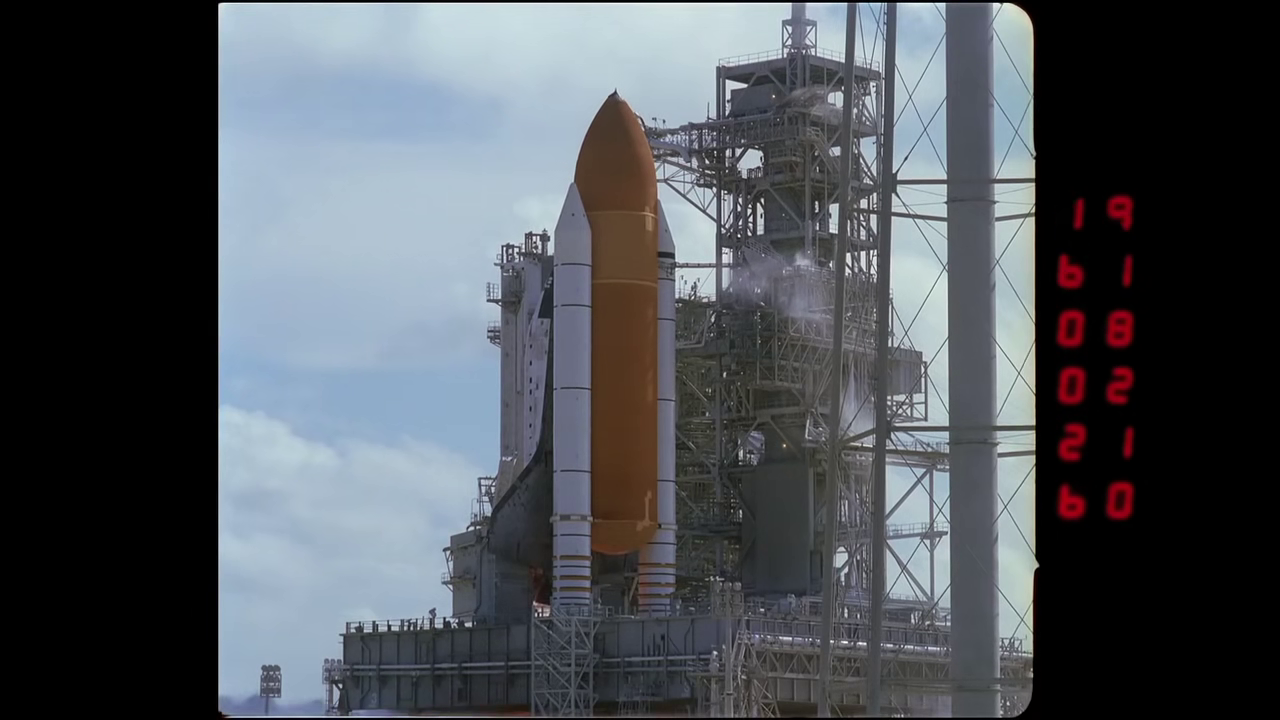
#> input picture frame 36 of Laboratorium 8-20250121/dane/shuttle.mp4, 1280 x 720 px
$ jupyter execute Lab8.2_zadanie.ipynb
#> lines starting #> are read from the running program, lines starting #| are printed output that depends on the picture; after the words box and inside, x2 and y2 are one past the last pixel; in counts of white or black regions, pixels touching at a corner belong together
## Laboratorium 8.2

## Przepływ optyczny i śledzenie obiektów

### Wprowadzenie

Metodę przepływu optycznego (między innymi) można stosować również do śledzenia obiektów. Zazwyczaj wykorzystuje się w tym celu metody rzadkie połączone ze znanymi już nam metodami detekcji punktów zainteresowania. Procedura przebiega podobnie jak w przypadku gęstego przepływu (tzn. operujemy na parze klatek w skali szarości, znajdujemy wektory przesunięć), z tą różnicą że obliczanie przepływu zachodzi wyłącznie dla interesujących nas punktów - a zatem musimy znać ich położenia, aby zainicjować proces. Można sobie wyobrazić różne sposoby zlokalizowania punktów kluczowych, w zależności od konkretnego zastosowania i założeń: być może np. pipeline do przetwarzania rozpoczyna się od detekcji obiektów, a może z góry wiemy, gdzie obiekty się początkowo znajdują.

W OpenCV podstawową metodą do obliczania przepływu dla zbioru punktów jest metoda Lucasa-Kanade, zaimplementowana w funkcji [`cv2.calcOpticalFlowPyrLK`](https://docs.opencv.org/3.4/dc/d6b/group__video__track.html#ga473e4b886d0bcc6b65831eb88ed93323). Podobnie jak w metodzie Farnebacka, argument `nextPts` ustawiamy na `None` (chyba, że chcemy zainicjować rozwiązanie już znanymi położeniami punktów, ale w praktyce z reguły nie będziemy mieli takiej wygody), argumenty `status` i `err` pomijamy zupełnie. W odróżnieniu od Farnebacka, wynikiem są absolutne położenia punktów na drugiej klatce (a nie wektory przesunięć). Dodatkowo otrzymujemy też wektor `status` informujący dla każdego punktu, czy udało się go odnaleźć, oraz `err` mierzący jakąś miarę błędu wizualnego pomiędzy fragmentem obrazu zawierającym dany punkt kluczowy.

Do inicjalizacji rozwiązania można wykorzystać znane nam metody znajdowania punktów kluczowych, albo opartą o detektor Harrisa funkcję [`cv2.goodFeaturesToTrack`](https://docs.opencv.org/3.4/dd/d1a/group__imgproc__feature.html#ga1d6bb77486c8f92d79c8793ad995d541) - jest nieco prostsza w użyciu, bo na wyjściu otrzymujemy po prostu macierz `np.float32` o wymiarach $Nx1x2$ zawierającą koordynaty znalezionych punktów.

Oczywiście, śledzenie obiektów oparte o jednorazową inicjalizację jest narażone na błędy: zniknięcie lub tymczasowe zasłonięcie śledzonego obiektu, czy choćby zmiana jego wyglądu (np. wskutek pojawienia się cienia) mogą spowodować, że przepływ nie zostanie obliczony. Może być też pożądana możliwość śledzenia ciągłego z uwzględnieniem pojawiania się nowych obiektów (np. monitorowanie CCTV). W takich sytuacjach konieczne jest regularne odświeżanie inicjalizacji, tj. ponowne wykrycie interesujących obiektów. To z kolei prowadzi do kolejnego problemu: jeżeli interesuje nas cała historia ruchu danych obiektów, przy czym do pewnego momentu ich lokalizacje uzyskiwaliśmy za pomocą przepływu optycznego, a w pewnym momencie wykonaliśmy ponowną detekcję - to jak powiązać jedno z drugim, by zapewnić ciągłość lokalizacji? To zagadnienie, oraz pozostałe tematy dyskutowane w tym kontekście na wykładzie, nie będzie jednak centralne na laboratorium.

---

### Cel zadania

Celem tej listy jest (1) zapoznanie się z metodą przepływu optycznego rzadkiego do zastosowań śledzenia obiektów, oraz (2) zastosowanie tej techniki w praktyce, na przykładzie monitorowania prędkości obiektu (w metrach na sekundę). Przykładem badawczym będzie nagranie startu Wahadłowca Kosmicznego _Discovery_ (misja [STS-124](https://en.wikipedia.org/wiki/STS-124)), zarejestrowane jedną z kamer technicznych (plik `shuttle.mp4`).

Aby obliczyć prędkość, potrzebna jest znajomość drogi (w metrach) i czasu (w sekundach). Czas między klatkami obliczysz, znając liczbę klatek na sekundę, którą możesz pobrać bezpośrednio z otwartego obiektu `VideoCapture` za pomocą następującej konstrukcji:
```python
fps = source.get(cv2.CAP_PROP_FPS)
```
Wyznaczenie przelicznika między przestrzenią obrazu (w pikselach) a przestrzenią świata (w metrach) jest w ogólności [nieco złożonym zagadnieniem](https://docs.opencv.org/4.x/dc/dbb/tutorial_py_calibration.html); znalezienie uproszczonej alternatywy jest Twoim zadaniem.

Źródło nagrania: [_"Best of the Best" Provides New Views, Commentary of Shuttle Launches_ (NASA @ YouTube)](https://www.youtube.com/watch?v=vFwqZ4qAUkE), 29:06.5
Nagranie o oryginalnej prędkości ~225 fps odtwarzane przy typowej prędkości 30fps wyglądałoby na spowolnione w proporcji ok. 1:7.5; zostało zatem przekodowane tak, aby osiągnąć zbieżność upływu czasu 1:1 z rzeczywistym. Możesz się o tym upewnić patrząc na _timestamp_ z prawej strony nagrania ([_jak go czytać_](https://space.stackexchange.com/a/38569)).

[cell 1]
import random

import numpy as np
import cv2
import matplotlib.pyplot as plt

### Zadanie 1

Na podstawie pierwszej klatki z materiału dokonaj kalibracji parametrów detektora cech do śledzenia (sugerowany detektor: [`cv2.goodFeaturesToTrack`](https://docs.opencv.org/3.4/dd/d1a/group__imgproc__feature.html#ga1d6bb77486c8f92d79c8793ad995d541)). Dobór tych parametrów jest kluczowy dla reszty zadania, więc zapoznaj się z ich znaczeniem i postaraj tak dobrać, by uzyskać odpowiednio dużo (10+) punktów w rejonie śledzonego obiektu.

[cell 2]
source = cv2.VideoCapture('dane/shuttle.mp4')
status, frame = source.read()
#> frame is the input picture: shape (720, 1280, 3); mean B, G, R 88.8, 83.1, 78.6
source.release()
plt.subplots(1, 1, figsize=(12,12))[1].imshow(frame[..., ::-1]);

[cell 3]
# create a mask of orange pixels
def orange_mask(frame):
    hsv = cv2.cvtColor(frame, cv2.COLOR_BGR2HSV)
#> hsv: shape (720, 1280, 3); mean H, S, V 62.5, 32.4, 91.6
    lower = np.array([10, 100, 20])
    upper = np.array([25, 255, 255])
    mask = cv2.inRange(hsv, lower, upper)
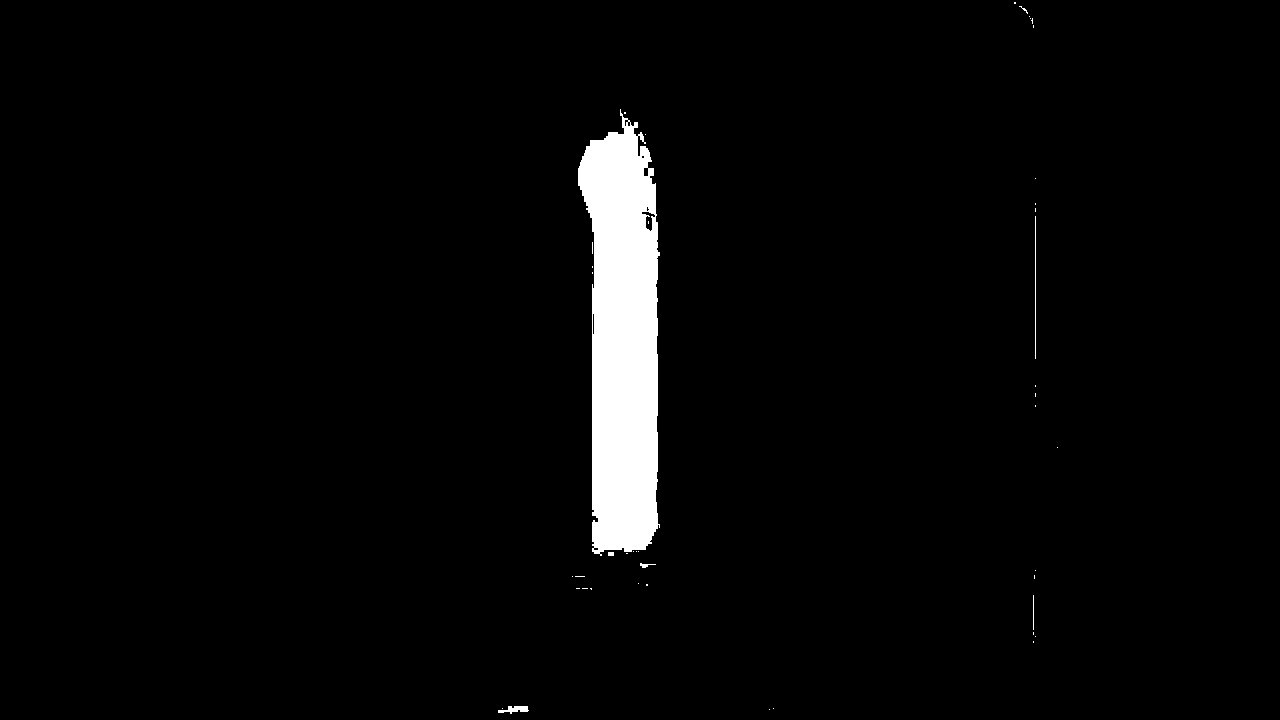
#> mask: shape (720, 1280); 3% white; 44 white regions (38 under 20 px), largest, box (x1, y1, x2, y2) and area: (578, 109, 660, 556) 27148, (1035, 216, 1036, 359) 143, (498, 706, 529, 714) 143, (640, 563, 656, 568) 36, (1033, 595, 1034, 630) 35, (608, 552, 614, 556) 24
    return mask


original_frame = frame.copy()

mask = orange_mask(frame)
plt.subplots(1, 1, figsize=(12,12))[1].imshow(mask, cmap='gray');

# apply opening to the mask to remove noise

def opening(mask, kernel_size=5):
#> called with kernel_size = 5
    kernel = cv2.getStructuringElement(cv2.MORPH_ELLIPSE, (kernel_size, kernel_size))
    return cv2.morphologyEx(mask, cv2.MORPH_OPEN, kernel, iterations=2)
#> returned value: shape (720, 1280); 2.9% white; 2 white regions, box (x1, y1, x2, y2) and area: (578, 126, 658, 552) 26546, (640, 148, 649, 157) 57

mask_opened = opening(mask)
plt.subplots(1, 1, figsize=(12,12))[1].imshow(mask_opened, cmap='gray');

# apply distilate to show more object pixels

def dilate(mask, kernel_size=5):
#> called with kernel_size = 5
    kernel = cv2.getStructuringElement(cv2.MORPH_ELLIPSE, (kernel_size, kernel_size))
    return cv2.dilate(mask, kernel, iterations=4)
#> returned value: shape (720, 1280); 3.8% white; 1 white region, box (x1, y1, x2, y2) and area: (570, 118, 666, 560) 34775

mask_dilated = dilate(mask_opened)
plt.subplots(1, 1, figsize=(12,12))[1].imshow(mask_dilated, cmap='gray');

def complete_mask(frame):
    frame = frame.copy()
    mask = orange_mask(frame)
    mask = opening(mask)
    mask = dilate(mask)

    return mask


# show original frame with mask applied
def apply_mask(frame, mask):
    return cv2.bitwise_and(frame, frame, mask=mask)
#> returned value: shape (720, 1280, 3)

frame = original_frame.copy()

mask_complete = complete_mask(frame)

frame_masked = apply_mask(frame, mask_dilated)
plt.subplots(1, 1, figsize=(12,12))[1].imshow(frame_masked[..., ::-1]);

[cell 4]
quality = 0.15
min_distance = 20
max_corners = 50


source = cv2.VideoCapture('dane/shuttle.mp4')
status, frame = source.read()

mask = complete_mask(frame)

gray = cv2.cvtColor(frame, cv2.COLOR_BGR2GRAY)
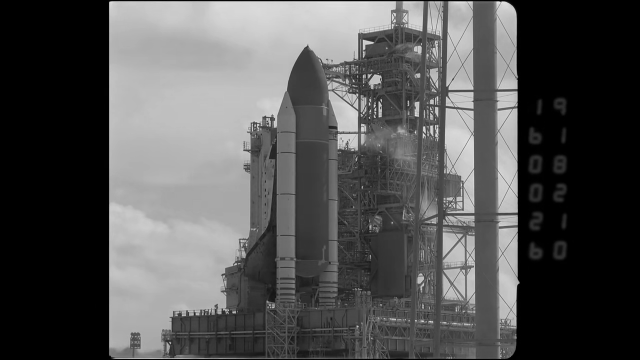
#> gray: shape (720, 1280) (shown at 1/2 size); min 0, max 255, mean 82.4
corners = cv2.goodFeaturesToTrack(gray, max_corners, quality, min_distance, mask=mask)
#> corners = [[654, 163], [657, 183], [643, 130], [573, 182], [589, 387], [590, 263], [589, 471], [590, 306], [588, 518], [660, 524], [652, 217]]

corners = np.int0(corners)
print(f'Number of corners: {len(corners)}')
#| Number of corners: 11
for corner in corners:
    x, y = corner.ravel()
    cv2.circle(frame, (x, y), 5, (0, 0, 255), -1)
#> this loop made 11 passes
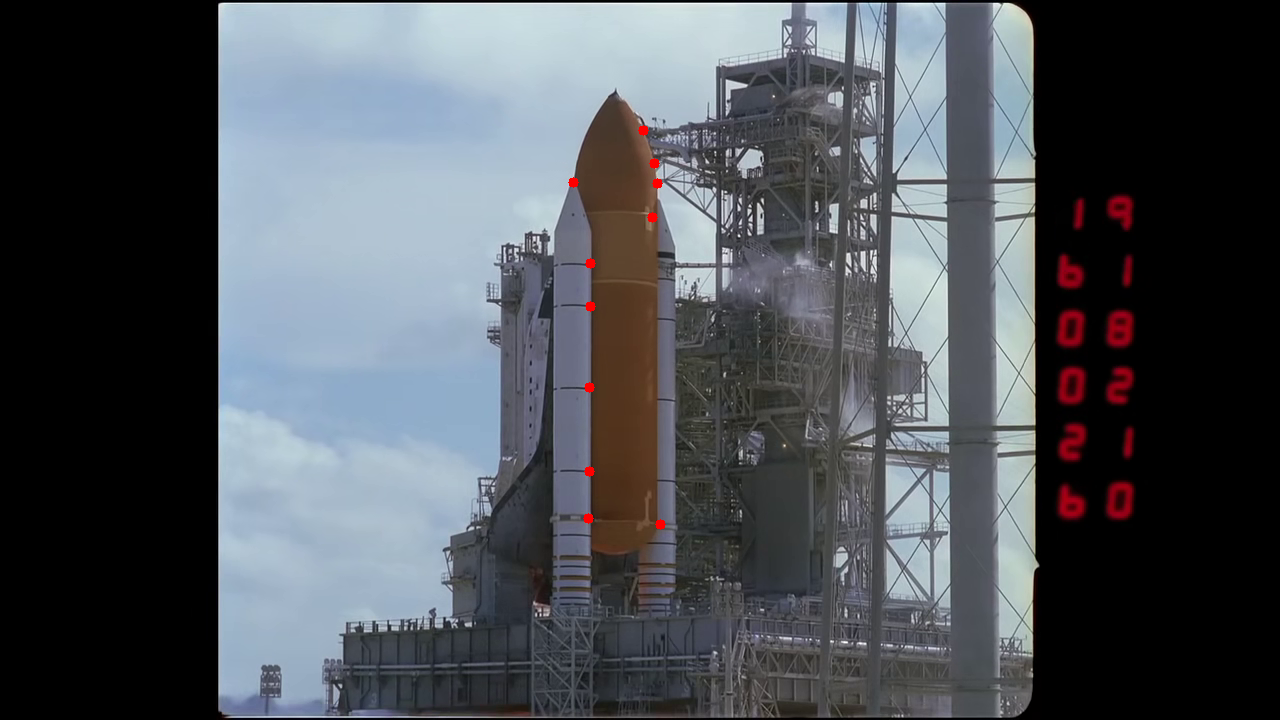
#> frame: shape (720, 1280, 3); 0.1% of pixels changed, all inside (x1, y1, x2, y2) = (568, 125, 666, 530)

plt.subplots(1, 1, figsize=(12,12))[1].imshow(frame[..., ::-1]);

### Zadanie 2

Uzupełnij daną poniżej podstawową pętlę analizy wideo o śledzenie obiektów: inicjalizację i wykorzystanie przepływu optycznego do aktualizacji ich położenia. Celem jest pozyskanie pełnej trajektorii pojazdu, tak aby można było ją narysować (np. [`cv2.polylines`](https://docs.opencv.org/3.4/d6/d6e/group__imgproc__draw.html#gaa3c25f9fb764b6bef791bf034f6e26f5)) tudzież przetwarzać dalej.

Zapoznaj się dobrze z dokumentacją funkcji [`cv2.calcOpticalFlowPyrLK`](https://docs.opencv.org/3.4/dc/d6b/group__video__track.html#ga473e4b886d0bcc6b65831eb88ed93323), zwłaszcza z wartościami zwracanymi, **zwłaszcza** `status`. Upewnij się, że odpowiednio obsługujesz przypadki niepowodzenia znalezienia przepływu dla poszczególnych punktów.

Wynik zaprezentuj w postaci graficznej (narysowane trajektorie).

[cell 5]
import cv2
import numpy as np
from matplotlib import pyplot as plt
from matplotlib.animation import FuncAnimation
from IPython.display import HTML

lk_params = dict(
    winSize=(17, 17),
    maxLevel=3,
    criteria=(cv2.TERM_CRITERIA_EPS | cv2.TERM_CRITERIA_COUNT, 10, 0.03),
)
#> lk_params = {'winSize': (17, 17), 'maxLevel': 3, 'criteria': (3, 10, 0.03)}

[cell 6]
def baseLoopWithAnimation(source: cv2.VideoCapture):
    frames = []
    trajectories = []

    # Read the first frame
    status, frame_next = source.read()
    if not status:
        print("Error: Unable to read video source.")
        return None, None, None

    # Convert the first frame to grayscale
    frame_next_gray = cv2.cvtColor(frame_next, cv2.COLOR_BGR2GRAY)

    # Create the mask and find initial good features to track
    mask = orange_mask(frame_next)
    mask = opening(mask)
    mask = dilate(mask)
    p0 = cv2.goodFeaturesToTrack(frame_next_gray, maxCorners=50, qualityLevel=0.15, minDistance=20, mask=mask)
#> p0 has the same summary as corners outside baseLoopWithAnimation


    # Define random colors for the trajectories
    color = np.random.randint(0, 255, (50, 3))

    # Initialize result image for drawing
    result_img = np.zeros_like(frame_next)

    while status:
        frame = frame_next
        frame_gray = frame_next_gray

        # Read the next frame
        status, frame_next = source.read()
        if not status:
            break

        # Convert the next frame to grayscale
        frame_next_gray = cv2.cvtColor(frame_next, cv2.COLOR_BGR2GRAY)

        # If no points to track, break the loop
        if p0 is None:
            break

        # Calculate optical flow
        p1, st, err = cv2.calcOpticalFlowPyrLK(frame_gray, frame_next_gray, p0, None, **lk_params)
#> p1 = [[653.8, 163], [656.9, 183.1], [642.9, 130], [572.9, 181.7], [588.9, 386.7], [589.9, 263], [588.9, 470.7], [589.9, 306], [587.9, 517.9], [659.7, 523.7], [651.9, 217]]; st = [1, 1, 1, 1, 1, 1, 1, 1, 1, 1, 1]; err = [1.56, 1.67, 0.817, 1.27, 2.16, 0.567, 1.12, 0.699, 0.987, 1.35, 0.712]

        # Select good points
        if p1 is not None:
            good_new = p1[st == 1]
#> good_new has the same summary as p1
            good_old = p0[st == 1]
#> good_old has the same summary as corners outside baseLoopWithAnimation

            subtrajectories = []
            for i, (new, old) in enumerate(zip(good_new, good_old)):
                a, b = new.ravel()
                c, d = old.ravel()

                # Draw the tracks
                result_img = cv2.line(result_img, (int(c), int(d)), (int(a), int(b)), color[i].tolist(), 2)
                frame_next = cv2.circle(frame_next, (int(a), int(b)), 5, color[i].tolist(), -1)
                subtrajectories.append((a, b, c, d))
#> this loop made 11 passes
#> (a, b, c, d) on passes 1 to 8: (653.8, 163, 654, 163), (656.9, 183.1, 657, 183), (642.9, 130, 643, 130), (572.9, 181.7, 573, 182), (588.9, 386.7, 589, 387), (589.9, 263, 590, 263), (588.9, 470.7, 589, 471), (589.9, 306, 590, 306)
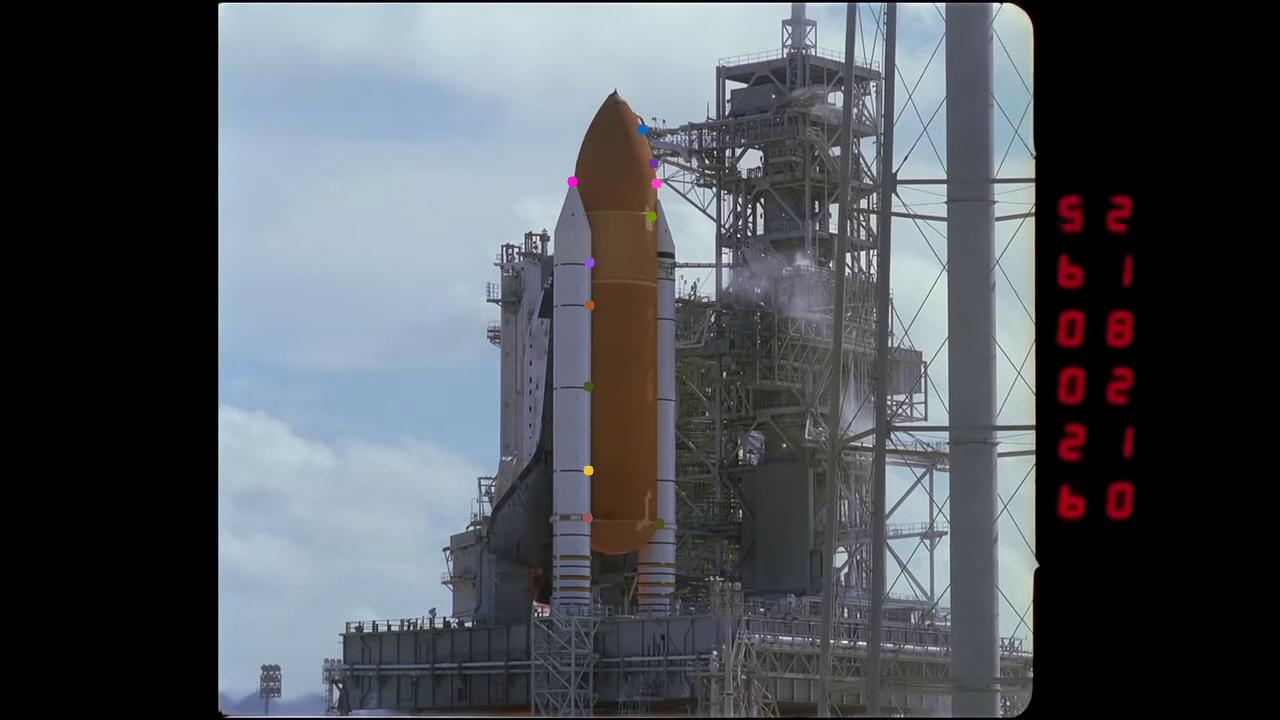
#> frame_next: shape (720, 1280, 3); mean B, G, R 88.8, 83, 78.7
#> result_img: shape (720, 1280, 3); mean of channels 0, 1, 2 0, 0, 0
#> after the loop, subtrajectories = 11 items, first 6: (653.8, 163, 654, 163), (656.9, 183.1, 657, 183), (642.9, 130, 643, 130), (572.9, 181.7, 573, 182), (588.9, 386.7, 589, 387), (589.9, 263, 590, 263)

            trajectories.append(subtrajectories)

            # Combine the frame with the drawn trajectories
            img = cv2.add(frame_next, result_img)

            # Append the frame for animation
            frames.append(cv2.cvtColor(img, cv2.COLOR_BGR2RGB))

            # Update the points to track
            p0 = good_new.reshape(-1, 1, 2)
#> p0 has the same summary as p1

    # Release the video source
    source.release()

    # Create animation
    fig, ax = plt.subplots(figsize=(8, 6))
    ax.set_axis_off()
    im = ax.imshow(frames[0])
    fig.tight_layout()

    def update(frame):
        im.set_array(frame)
        return [im]

    anim = FuncAnimation(fig, update, frames=frames, interval=30, blit=True)
    plt.close(fig)

    return anim, frames, trajectories

# Usage example:
# cap = cv2.VideoCapture("your_video_file.mp4")
# anim, frames, trajectories = baseLoopWithAnimation(cap)
# HTML(anim.to_jshtml())
